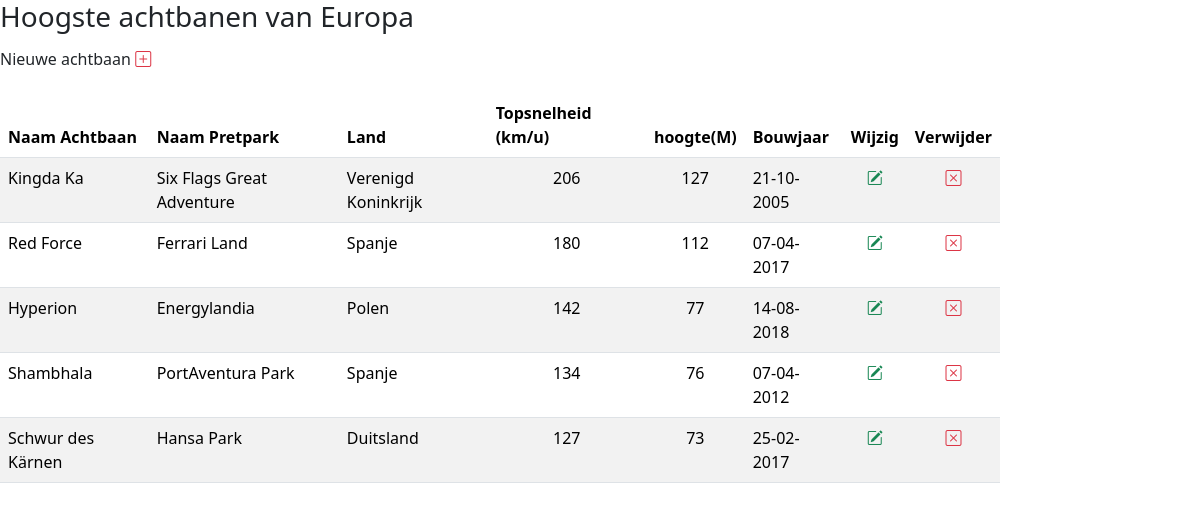
The page / on the database its author committed.
### tables this page shows
CREATE TABLE Rollercoaster
(
     Id                         SMALLINT        UNSIGNED   NOT NULL        AUTO_INCREMENT  COMMENT 'Primary key of the Rollercoaster table'
    ,RollerCoaster              VARCHAR(50)                 NOT NULL                        COMMENT 'Name of the rollercoaster'
    ,AmusementPark              VARCHAR(50)                  NOT NULL                        COMMENT 'Name of the amusementpark'
    ,Country                    VARCHAR(50)                 NOT NULL                        COMMENT 'Country where it is located'
    ,TopSpeed                   SMALLINT        UNSIGNED   NOT NULL                        COMMENT 'Topspeed in km/h'
    ,Height                     TINYINT         UNSIGNED    NOT NULL                        COMMENT 'Height in meters'
    ,YearOfConstruction         DATE                        NOT NULL                        COMMENT 'Year of construction'
    ,IsActive                   BIT                         NOT NULL DEFAULT 1              COMMENT 'Indicates whether the rollercoaster is Active(1)'
    ,Remark                     VARCHAR(255)                                DEFAULT NULL           COMMENT 'Optional remark or additional information'
    ,DateCreated                DATETIME(6)                 NOT NULL DEFAULT NOW(6)         COMMENT 'Timestamp when the record was created'
    ,DateChanged                DATETIME(6)                 NOT NULL DEFAULT NOW(6)         COMMENT 'Timestamp of the latest update'
    ,CONSTRAINT PK_Rollercoaster_Id PRIMARY KEY (Id)
);

### Index.php (the view, shortened to what this page needs)
<?php
include ('config/config.php');
$dsn = "mysql:host=$dbHost;
        dbname=$dbName;
        charset=UTF8";
$pdo = new PDO($dsn, $dbUser,$dbPass);
$sql = "SELECT HAVE.Id
              ,HAVE.RollerCoaster
              ,HAVE.AmusementPark
              ,HAVE.Country
              ,HAVE.TopSpeed
              ,HAVE.Height
              ,DATE_FORMAT (Have.YearOfConstruction, '%d-%m-%Y') AS YOFC
        FROM Rollercoaster AS HAVE
        ORDER BY HAVE.Height DESC";
$statement = $pdo->prepare($sql);
$statement->execute();
$result = $statement->fetchAll(PDO::FETCH_OBJ);
?>
<!DOCTYPE html>
<html lang="en">
<head>
    <link href="https://cdn.jsdelivr.net/npm/bootstrap@5.3.8/dist/css/bootstrap.min.css"
         rel="stylesheet"
>
    <link rel="stylesheet" href="https://cdn.jsdelivr.net/npm/bootstrap-icons@1.13.1/font/bootstrap-icons.min.css">
</head>
<body>
    <div class="container-mt-3">
        <div class="row-justify-content-center">
            <div class="col-8">
                <h3>Hoogste achtbanen van Europa</h3>
            </div>
        </div>
        <div class="row justidy-content-center my-3">
            <div class="col-10"><h6>Nieuwe achtbaan <a href="./create.php"><i class="bi bi-plus-square text-danger text-danger"></i></h6></a></div>
        </div>
        <div class="row-justify-content-center mt-3">
            <div class="col-10">
                <table class="table table-striped table-hover ">
                    <thead>
                        <th>Naam Achtbaan</th>
                        <th>Naam Pretpark</th>
                        <th>Land</th>
                        <th>Topsnelheid (km/u)</th>
                        <th>hoogte(M)</th>
                        <th>Bouwjaar</th>
                        <th>Wijzig</th>
                        <th>Verwijder</th>
                    </thead>
                    <tbody>
                        <?php foreach ($result as $Rollercoaster):?>
                            <tr>
                                <td><?= $Rollercoaster->RollerCoaster; ?></td>
                                <td><?= $Rollercoaster->AmusementPark; ?></td>
                                <td><?= $Rollercoaster->Country; ?></td>
                                <td class="text-center"><?= $Rollercoaster->TopSpeed; ?></td>
                                <td class="text-center"><?= $Rollercoaster->Height; ?></td>
                                <td ><?= $Rollercoaster->YOFC; ?></td>
                                <td class="text-center">
                                    <a href="update.php?id=<?=  $Rollercoaster->Id; ?>">
                                      <i class="bi bi-pencil-square text-success"></i>
                                    </a>
                                </td>
                                <td class='text-center'>
                                    <a href="delete.php?id=<?= $Rollercoaster->Id; ?>">
                                        <i class="bi bi-x-square text-danger"></i>
                                    </a>
                                </td>
                            </tr>
                        <?php endforeach; ?>
                    </tbody>
                </table>
            </div>
        </div>
    </div>
</body>
</html

### rows shown on the page
rollercoaster: RollerCoaster "Kingda Ka", AmusementPark "Six Flags Great Adventure", Country "Verenigd Koninkrijk", TopSpeed "206", Height "127", YOFC "21-10-2005"
rollercoaster: RollerCoaster "Red Force", AmusementPark "Ferrari Land", Country "Spanje", TopSpeed "180", Height "112", YOFC "07-04-2017"
rollercoaster: RollerCoaster "Hyperion", AmusementPark "Energylandia", Country "Polen", TopSpeed "142", Height "77", YOFC "14-08-2018"
rollercoaster: RollerCoaster "Shambhala", AmusementPark "PortAventura Park", Country "Spanje", TopSpeed "134", Height "76", YOFC "07-04-2012"
rollercoaster: RollerCoaster "Schwur des Kärnen", AmusementPark "Hansa Park", Country "Duitsland", TopSpeed "127", Height "73", YOFC "25-02-2017"
